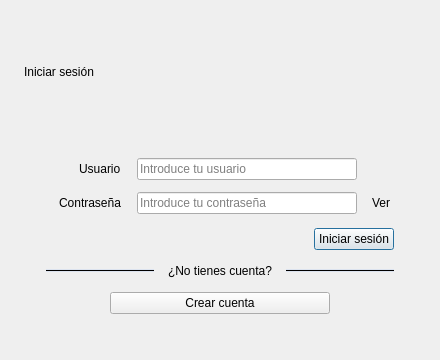
<?xml version="1.0" encoding="UTF-8"?>
<ui version="4.0">
 <class>LoginDialog</class>
 <widget class="QDialog" name="LoginDialog">
  <property name="geometry">
   <rect>
    <x>0</x>
    <y>0</y>
    <width>440</width>
    <height>360</height>
   </rect>
  </property>
  <property name="windowTitle">
   <string>Iniciar sesión</string>
  </property>
  <layout class="QVBoxLayout" name="verticalLayout">
   <property name="spacing">
    <number>16</number>
   </property>
   <property name="leftMargin">
    <number>24</number>
   </property>
   <property name="topMargin">
    <number>24</number>
   </property>
   <property name="rightMargin">
    <number>24</number>
   </property>
   <property name="bottomMargin">
    <number>24</number>
   </property>
   <item>
    <layout class="QHBoxLayout" name="titleLayout">
     <item>
      <widget class="QLabel" name="titleLabel">
       <property name="text">
        <string>Iniciar sesión</string>
       </property>
       <property name="alignment">
        <set>Qt::AlignLeft|Qt::AlignVCenter</set>
       </property>
      </widget>
     </item>
     <item>
      <spacer name="horizontalSpacer">
       <property name="orientation">
        <enum>Qt::Horizontal</enum>
       </property>
       <property name="sizeType">
        <enum>QSizePolicy::Expanding</enum>
       </property>
       <property name="sizeHint" stdset="0">
        <size>
         <width>40</width>
         <height>20</height>
        </size>
       </property>
      </spacer>
     </item>
    </layout>
   </item>
   <item>
    <widget class="QFrame" name="cardFrame">
     <layout class="QVBoxLayout" name="cardLayout">
      <property name="leftMargin">
       <number>22</number>
      </property>
      <property name="topMargin">
       <number>22</number>
      </property>
      <property name="rightMargin">
       <number>22</number>
      </property>
      <property name="bottomMargin">
       <number>22</number>
      </property>
      <property name="spacing">
       <number>14</number>
      </property>
      <item>
       <layout class="QFormLayout" name="formLayout">
        <property name="labelAlignment">
         <set>Qt::AlignRight|Qt::AlignVCenter</set>
        </property>
        <property name="formAlignment">
         <set>Qt::AlignHCenter|Qt::AlignTop</set>
        </property>
        <property name="fieldGrowthPolicy">
         <enum>QFormLayout::FieldsStayAtSizeHint</enum>
        </property>
        <property name="horizontalSpacing">
         <number>16</number>
        </property>
        <property name="verticalSpacing">
         <number>12</number>
        </property>
        <item row="0" column="0">
         <widget class="QLabel" name="usernameLabel">
          <property name="text">
           <string>Usuario</string>
          </property>
         </widget>
        </item>
        <item row="0" column="1">
         <widget class="QLineEdit" name="usernameLineEdit">
          <property name="sizePolicy">
           <sizepolicy hsizetype="Fixed" vsizetype="Fixed">
            <horstretch>0</horstretch>
            <verstretch>0</verstretch>
           </sizepolicy>
          </property>
          <property name="minimumSize">
           <size>
            <width>220</width>
            <height>0</height>
           </size>
          </property>
          <property name="maximumSize">
           <size>
            <width>260</width>
            <height>16777215</height>
           </size>
          </property>
          <property name="maxLength">
           <number>15</number>
          </property>
          <property name="placeholderText">
           <string>Introduce tu usuario</string>
          </property>
         </widget>
        </item>
        <item row="1" column="0">
         <widget class="QLabel" name="passwordLabel">
          <property name="text">
           <string>Contraseña</string>
          </property>
         </widget>
        </item>
        <item row="1" column="1">
         <widget class="QWidget" name="passwordContainer">
          <property name="sizePolicy">
           <sizepolicy hsizetype="Fixed" vsizetype="Preferred">
            <horstretch>0</horstretch>
            <verstretch>0</verstretch>
           </sizepolicy>
          </property>
          <property name="maximumSize">
           <size>
            <width>340</width>
            <height>16777215</height>
           </size>
          </property>
          <layout class="QHBoxLayout" name="passwordLayout">
           <property name="spacing">
            <number>8</number>
           </property>
           <property name="leftMargin">
            <number>0</number>
           </property>
           <property name="topMargin">
            <number>0</number>
           </property>
           <property name="rightMargin">
            <number>0</number>
           </property>
           <property name="bottomMargin">
            <number>0</number>
           </property>
           <item>
            <widget class="QLineEdit" name="passwordLineEdit">
             <property name="sizePolicy">
              <sizepolicy hsizetype="Fixed" vsizetype="Fixed">
               <horstretch>0</horstretch>
               <verstretch>0</verstretch>
              </sizepolicy>
             </property>
             <property name="minimumSize">
              <size>
               <width>220</width>
               <height>0</height>
              </size>
             </property>
             <property name="maximumSize">
              <size>
               <width>260</width>
               <height>16777215</height>
              </size>
             </property>
             <property name="maxLength">
              <number>20</number>
             </property>
             <property name="placeholderText">
              <string>Introduce tu contraseña</string>
             </property>
             <property name="echoMode">
              <enum>QLineEdit::Password</enum>
             </property>
            </widget>
           </item>
           <item>
            <widget class="QToolButton" name="togglePasswordButton">
             <property name="toolTip">
              <string>Mostrar/ocultar contraseña</string>
             </property>
             <property name="text">
              <string>Ver</string>
             </property>
             <property name="autoRaise">
              <bool>true</bool>
             </property>
            </widget>
           </item>
          </layout>
         </widget>
        </item>
       </layout>
      </item>
      <item>
       <layout class="QHBoxLayout" name="actionsLayout">
        <property name="spacing">
         <number>10</number>
        </property>
        <item>
         <spacer name="actionsSpacer">
          <property name="orientation">
           <enum>Qt::Horizontal</enum>
          </property>
          <property name="sizeType">
           <enum>QSizePolicy::Expanding</enum>
          </property>
          <property name="sizeHint" stdset="0">
           <size>
            <width>40</width>
            <height>20</height>
           </size>
          </property>
         </spacer>
        </item>
        <item>
         <widget class="QPushButton" name="confirmButton">
          <property name="default">
           <bool>true</bool>
          </property>
          <property name="text">
           <string>Iniciar sesión</string>
          </property>
         </widget>
        </item>
       </layout>
      </item>
      <item>
       <layout class="QHBoxLayout" name="registerDividerLayout">
        <property name="spacing">
         <number>14</number>
        </property>
        <property name="leftMargin">
         <number>0</number>
        </property>
        <property name="topMargin">
         <number>0</number>
        </property>
        <property name="rightMargin">
         <number>0</number>
        </property>
        <property name="bottomMargin">
         <number>0</number>
        </property>
        <item>
         <widget class="QFrame" name="registerDividerLeft">
          <property name="sizePolicy">
           <sizepolicy hsizetype="Expanding" vsizetype="Fixed">
            <horstretch>1</horstretch>
            <verstretch>0</verstretch>
           </sizepolicy>
          </property>
          <property name="minimumSize">
           <size>
            <width>70</width>
            <height>0</height>
           </size>
          </property>
          <property name="frameShape">
           <enum>QFrame::HLine</enum>
          </property>
          <property name="frameShadow">
           <enum>QFrame::Plain</enum>
          </property>
          <property name="styleSheet">
           <string notr="true">background-color: #DCE3EF;</string>
          </property>
         </widget>
        </item>
        <item>
         <widget class="QLabel" name="registerHintLabel">
          <property name="alignment">
           <set>Qt::AlignHCenter|Qt::AlignVCenter</set>
          </property>
          <property name="text">
           <string>¿No tienes cuenta?</string>
          </property>
         </widget>
        </item>
        <item>
         <widget class="QFrame" name="registerDividerRight">
          <property name="sizePolicy">
           <sizepolicy hsizetype="Expanding" vsizetype="Fixed">
            <horstretch>1</horstretch>
            <verstretch>0</verstretch>
           </sizepolicy>
          </property>
          <property name="minimumSize">
           <size>
            <width>70</width>
            <height>0</height>
           </size>
          </property>
          <property name="frameShape">
           <enum>QFrame::HLine</enum>
          </property>
          <property name="frameShadow">
           <enum>QFrame::Plain</enum>
          </property>
          <property name="styleSheet">
           <string notr="true">background-color: #DCE3EF;</string>
          </property>
         </widget>
        </item>
       </layout>
      </item>
      <item alignment="Qt::AlignHCenter">
       <widget class="QPushButton" name="registerButton">
        <property name="sizePolicy">
         <sizepolicy hsizetype="Fixed" vsizetype="Fixed">
          <horstretch>0</horstretch>
          <verstretch>0</verstretch>
         </sizepolicy>
        </property>
        <property name="minimumSize">
         <size>
          <width>220</width>
          <height>0</height>
         </size>
        </property>
        <property name="maximumSize">
         <size>
          <width>260</width>
          <height>16777215</height>
         </size>
        </property>
        <property name="text">
         <string>Crear cuenta</string>
        </property>
       </widget>
      </item>
     </layout>
    </widget>
   </item>
  </layout>
 </widget>
 <resources/>
 <connections/>
</ui>
